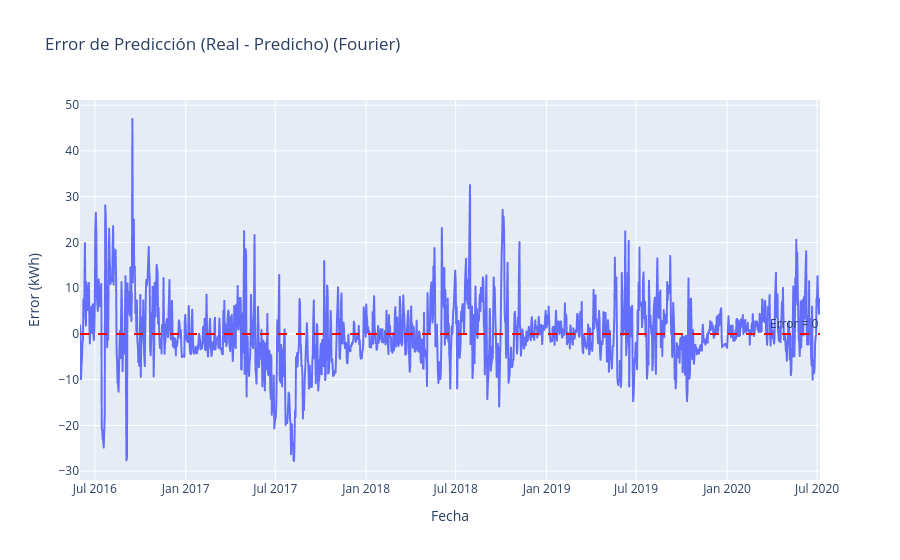

Notebook code for this chart:
### Markdown cell above
6. Vuelva a graficar el error y comente los resultados. [1 punto]

### Code cell
error_train_fourier = y_train - y_pred_train_fourier
error_test_fourier = y_test - y_pred_test_fourier

total_error_fourier=pd.concat([pd.Series(error_train_fourier, index=y_train.index), 
                        pd.Series(error_test_fourier, index=y_test.index)]).reset_index(drop=True)
fig = px.line(x=X['date'], y=total_error_fourier, 
              title='Error de Predicción (Real - Predicho) (Fourier)',
              labels={'x': 'Fecha', 'y': 'Error (kWh)'})
fig.add_hline(y=0, line_dash="dash", line_color="red", 
              annotation_text="Error = 0")
fig.show()

### Figure 1 — Plotly figure (JSON) as saved in the notebook; plotly's stock layout.template omitted (floating-point values rounded to 4 significant figures; data arrays with more than 128 entries replaced by an {"elided": "..."} marker saying what was removed)
{"data": [{"hovertemplate": "Fecha=%{x}<br>Error (kWh)=%{y}<extra></extra>", "legendgroup": "", "line": {"color": "#636efa", "dash": "solid"}, "marker": {"symbol": "circle"}, "mode": "lines", "name": "", "showlegend": false, "type": "scattergl", "x": {"elided": "1498 str values"}, "xaxis": "x", "y": {"elided": "1498 float values"}, "yaxis": "y"}], "layout": {"annotations": [{"showarrow": false, "text": "Error = 0", "x": 1, "xanchor": "right", "xref": "x domain", "y": 0, "yanchor": "bottom", "yref": "y"}], "legend": {"tracegroupgap": 0}, "shapes": [{"line": {"color": "red", "dash": "dash"}, "type": "line", "x0": 0, "x1": 1, "xref": "x domain", "y0": 0, "y1": 0, "yref": "y"}], "title": {"text": "Error de Predicción (Real - Predicho) (Fourier)"}, "xaxis": {"anchor": "y", "domain": [0, 1], "title": {"text": "Fecha"}}, "yaxis": {"anchor": "x", "domain": [0, 1], "title": {"text": "Error (kWh)"}}}}
